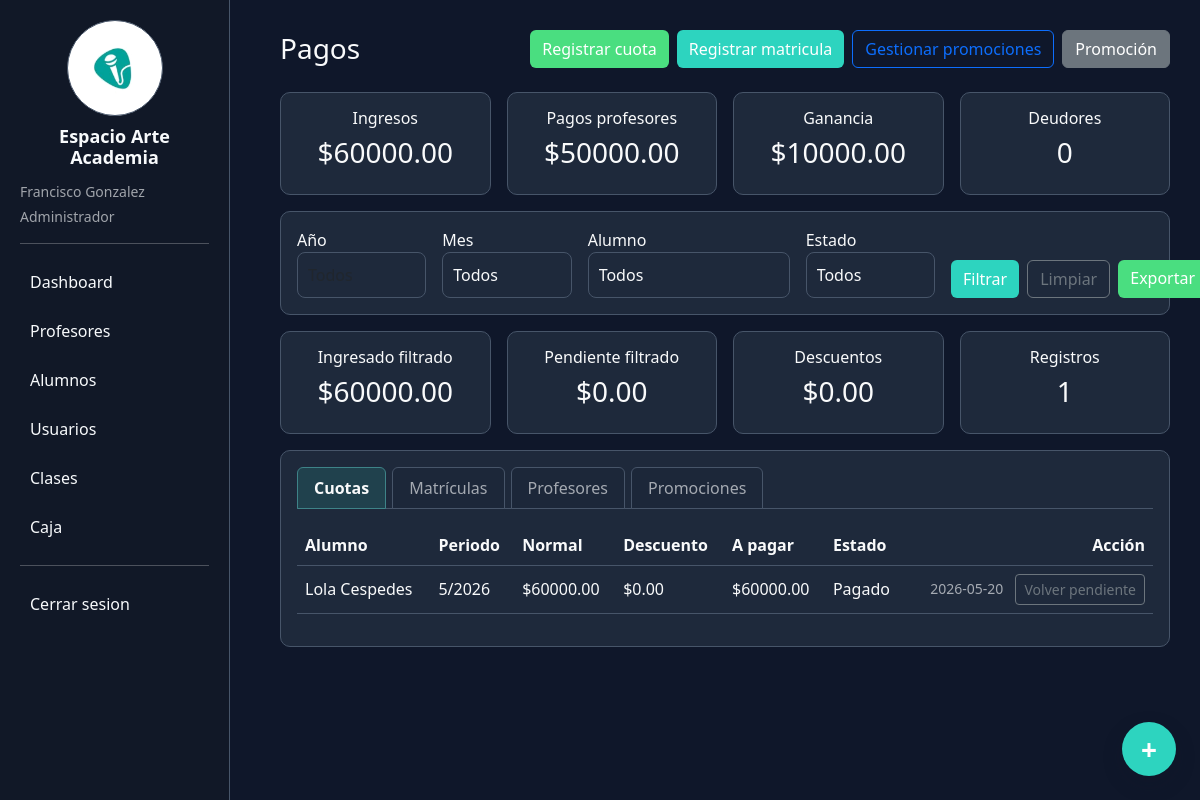
The page /pagos (signed in) on the database its author committed.
### tables this page shows
CREATE TABLE configuracion (
        clave TEXT PRIMARY KEY,
        valor TEXT
    );

CREATE TABLE pagos_alumnos (
        id INTEGER PRIMARY KEY AUTOINCREMENT,
        alumno_id INTEGER,
        anio INTEGER,
        mes INTEGER,
        monto_normal REAL DEFAULT 0,
        descuento REAL DEFAULT 0,
        monto_pagado REAL DEFAULT 0,
        promocion_id INTEGER,
        estado TEXT DEFAULT 'pendiente',
        fecha_pago TEXT
    , monto_real_pagado REAL DEFAULT 0, metodo_pago TEXT DEFAULT '', comprobante TEXT DEFAULT '', observacion_pago TEXT DEFAULT '');

CREATE TABLE alumnos (
        id INTEGER PRIMARY KEY AUTOINCREMENT,
        apellido_nombre TEXT,
        dni TEXT,
        fecha_nacimiento TEXT,
        dia_inscripcion TEXT,
        edad INTEGER,
        telefono TEXT,
        direccion TEXT,
        email TEXT
    , tutor_profesor_id INTEGER);

### app.py (the view)
@app.route("/pagos")
@roles_required("admin", "comun")
def pagos():
    conn = get_conn()
    filtros = filtros_reporte_pagos(request.args)
    reporte = obtener_reporte_pagos(conn, filtros)
    alumnos = conn.execute("SELECT * FROM alumnos ORDER BY apellido_nombre").fetchall()
    promociones = conn.execute("""
        SELECT promociones.*, alumnos.apellido_nombre
        FROM promociones
        LEFT JOIN alumnos ON COALESCE(promociones.aplica_alumno_id, promociones.alumno_id) = alumnos.id
        WHERE promociones.activa=1 AND promociones.eliminada=0
        ORDER BY promociones.prioridad DESC, promociones.nombre
    """).fetchall()
    profesores = conn.execute("""
        SELECT *
        FROM profesores
        ORDER BY nombre_apellido
    """).fetchall()
    pagos_profesores = []
    total_pagos = 0
    for profesor in profesores:
        condiciones_fecha, valores_fecha = condiciones_fecha_clases(filtros)
        condiciones_profesor = ["clases.profesor_id=?", "clases.estado<>'cancelada'"] + condiciones_fecha
        clases_profesor = conn.execute("""
            SELECT clases.*, profesores.precio_clase, profesores.porcentaje_individual,
                   profesores.porcentaje_duo, profesores.porcentaje_grupal,
                   tipos_clase.nombre as tipo_clase
            FROM clases
            LEFT JOIN profesores ON clases.profesor_id = profesores.id
            LEFT JOIN tipos_clase ON clases.tipo_clase_id = tipos_clase.id
            WHERE """ + " AND ".join(condiciones_profesor) + """
        """, [profesor["id"], *valores_fecha]).fetchall()
        precio = float(profesor["precio_clase"] or 0)
        subtotal = sum(calcular_pago_profesor_clase(c)["pago_profesor"] for c in clases_profesor)
        total_pagos += subtotal
        pagos_profesores.append({
            "id": profesor["id"],
            "nombre_apellido": profesor["nombre_apellido"],
            "precio_clase": precio,
            "porcentaje_grupal": float(profesor["porcentaje_grupal"] or 40),
            "total_clases": len(clases_profesor),
            "subtotal": subtotal
        })
    resumen = resumen_financiero(conn)
    conn.close()
    return render_template(
        "pagos.html",
        alumnos=alumnos,
        promociones=promociones,
        cuotas=reporte["cuotas"],
        matriculas=reporte["matriculas"],
        pagos_profesores=pagos_profesores,
        total_pagos=total_pagos,
        resumen=resumen,
        resumen_reporte=reporte["resumen"],
        filtros=filtros
    )

### app.py (called while the page is built)
def get_conn():
    conn = sqlite3.connect(DB_PATH, timeout=30)
    conn.row_factory = sqlite3.Row
    return conn

def validar_precio(valor):
    try:
        precio = float(valor or 0)
    except (TypeError, ValueError):
        return 0
    return max(precio, 0)

def validar_entero(valor):
    try:
        return int(valor)
    except (TypeError, ValueError):
        return None

def obtener_configuracion(conn):
    filas = conn.execute("SELECT clave, valor FROM configuracion").fetchall()
    return {fila["clave"]: fila["valor"] for fila in filas}

def recalcular_saldos_alumno(conn, alumno_id):
    movimientos = conn.execute("""
        SELECT id, debe, haber
        FROM movimientos_cuenta
        WHERE alumno_id=? AND anulado=0
        ORDER BY fecha, id
    """, (alumno_id,)).fetchall()
    saldo = 0
    for mov in movimientos:
        saldo += float(mov["debe"] or 0) - float(mov["haber"] or 0)
        conn.execute("UPDATE movimientos_cuenta SET saldo_acumulado=? WHERE id=?", (saldo, mov["id"]))
    return saldo

def sincronizar_estado_cuenta_todos(conn):
    alumnos = conn.execute("SELECT id FROM alumnos").fetchall()
    for alumno in alumnos:
        sincronizar_estado_cuenta_alumno(conn, alumno["id"])

def calcular_pago_profesor_clase(clase):
    precio_normal = float(clase["precio_clase"] or 0)
    tipo = clase["tipo_clase"] or "individual"
    if tipo == "individual":
        porcentaje = float(clase["porcentaje_individual"] or 50)
    elif tipo == "duo":
        porcentaje = float(clase["porcentaje_duo"] or clase["porcentaje_grupal"] or 40)
    else:
        porcentaje = float(clase["porcentaje_grupal"] or 40)
    pago_profesor = precio_normal * porcentaje / 100
    ganancia = precio_normal - pago_profesor
    return {
        "precio_normal": precio_normal,
        "porcentaje": porcentaje,
        "pago_profesor": pago_profesor,
        "ganancia": ganancia
    }

def filtros_reporte_pagos(args):
    anio = validar_entero(args.get("anio"))
    mes = validar_entero(args.get("mes"))
    alumno_id = validar_entero(args.get("alumno_id"))
    estado = args.get("estado") if args.get("estado") in ["pagado", "pendiente", "parcial"] else ""
    if mes and (mes < 1 or mes > 12):
        mes = None
    return {
        "anio": anio,
        "mes": mes,
        "alumno_id": alumno_id,
        "estado": estado
    }

def tiene_permiso(permiso):
    return permiso in permisos_usuario_actual()

def puede(permiso):
    return tiene_permiso(permiso)

### templates/pagos.html (shortened to what this page needs)
{% extends "base.html" %}
{% block content %}
<div class="d-flex justify-content-between align-items-center mb-4">
    <h3 class="mb-0">Pagos</h3>
    <div class="d-flex gap-2">
        <button class="btn btn-success" data-bs-toggle="modal" data-bs-target="#modalCuota">Registrar cuota</button>
        <button class="btn btn-primary" data-bs-toggle="modal" data-bs-target="#modalMatricula">Registrar matricula</button>
        <a class="btn btn-outline-primary" href="/promociones">Gestionar promociones</a>
        <button class="btn btn-secondary" data-bs-toggle="modal" data-bs-target="#modalPromocion">Promoción</button>
    </div>
</div>
<div class="row g-3 mb-3">
    <div class="col-md-3">
        <div class="card p-3 text-center">
            <h6>Ingresos</h6>
            <h3>${{ "%.2f"|format(resumen.ingresos) }}</h3>
        </div>
    </div>
    <div class="col-md-3">
        <div class="card p-3 text-center">
            <h6>Pagos profesores</h6>
            <h3>${{ "%.2f"|format(resumen.pagos_profesores) }}</h3>
        </div>
    </div>
    <div class="col-md-3">
        <div class="card p-3 text-center">
            <h6>Ganancia</h6>
            <h3>${{ "%.2f"|format(resumen.ganancia) }}</h3>
        </div>
    </div>
    <div class="col-md-3">
        <div class="card p-3 text-center">
            <h6>Deudores</h6>
            <h3>{{ resumen.alumnos_deudores }}</h3>
        </div>
    </div>
</div>
<div class="card p-3 mb-3">
    <form method="GET" action="/pagos" class="row g-3 align-items-end">
        <div class="col-md-2">
            <label>Año</label>
            <input type="number" name="anio" class="form-control" value="{{ filtros.anio or '' }}" placeholder="Todos">
        </div>
        <div class="col-md-2">
            <label>Mes</label>
            <select name="mes" class="form-control">
                <option value="">Todos</option>
            </select>
        </div>
        <div class="col-md-3">
            <label>Alumno</label>
            <select name="alumno_id" class="form-control">
                <option value="">Todos</option>
            </select>
        </div>
        <div class="col-md-2">
            <label>Estado</label>
            <select name="estado" class="form-control">
                <option value="">Todos</option>
            </select>
        </div>
        <div class="col-md-3">
            <div class="d-flex gap-2">
                <button class="btn btn-primary w-100">Filtrar</button>
                <a href="/pagos" class="btn btn-outline-secondary">Limpiar</a>
                <a href="/exportar_pagos?anio={{ filtros.anio or '' }}&mes={{ filtros.mes or '' }}&alumno_id={{ filtros.alumno_id or '' }}&estado={{ filtros.estado or '' }}" class="btn btn-success">Exportar</a>
            </div>
        </div>
    </form>
</div>
<div class="row g-3 mb-3">
    <div class="col-md-3">
        <div class="card p-3 text-center">
            <h6>Ingresado filtrado</h6>
            <h3>${{ "%.2f"|format(resumen_reporte.total_ingresado) }}</h3>
        </div>
    </div>
    <div class="col-md-3">
        <div class="card p-3 text-center">
            <h6>Pendiente filtrado</h6>
            <h3>${{ "%.2f"|format(resumen_reporte.total_pendiente) }}</h3>
        </div>
    </div>
    <div class="col-md-3">
        <div class="card p-3 text-center">
            <h6>Descuentos</h6>
            <h3>${{ "%.2f"|format(resumen_reporte.total_descuentos) }}</h3>
        </div>
    </div>
    <div class="col-md-3">
        <div class="card p-3 text-center">
            <h6>Registros</h6>
            <h3>{{ resumen_reporte.cantidad_cuotas + resumen_reporte.cantidad_matriculas }}</h3>
        </div>
    </div>
</div>
<div class="card p-3 mb-3">
    <ul class="nav nav-tabs payments-tabs" role="tablist">
        <li class="nav-item"><button class="nav-link active" data-bs-toggle="tab" data-bs-target="#cuotasPane" type="button">Cuotas</button></li>
        <li class="nav-item"><button class="nav-link" data-bs-toggle="tab" data-bs-target="#matriculasPane" type="button">Matrículas</button></li>
        <li class="nav-item"><button class="nav-link" data-bs-toggle="tab" data-bs-target="#profesoresPane" type="button">Profesores</button></li>
        <li class="nav-item"><button class="nav-link" data-bs-toggle="tab" data-bs-target="#promocionesPane" type="button">Promociones</button></li>
    </ul>
    <div class="tab-content pt-3">
        <div class="tab-pane fade show active" id="cuotasPane">
            {% include "partials/tabla_cuotas.html" %}
        </div>
    </div>
</div>
{% endblock %}

### templates/base.html (shortened to what this page needs)
<!DOCTYPE html>
<html>
<head>
<link href="https://cdn.jsdelivr.net/npm/bootstrap@5.3.0/dist/css/bootstrap.min.css" rel="stylesheet">
</head>
<body>
<div class="sidebar">
    <div class="brand-block">
        <img src="{{ url_for('static', filename=configuracion.logo_app | default('logo.jpeg')) }}" alt="{{ configuracion.nombre_app | default('Espacio Arte Academia') }}">
        <h4>{{ configuracion.nombre_app | default("Espacio Arte Academia") }}</h4>
    </div>
    {% if usuario_actual %}
    <div class="text-muted small mb-1">{{ usuario_actual.nombre }}</div>
    <div class="text-muted small mb-3">{{ usuario_actual.rol_nombre }}</div>
    {% endif %}
    <hr>
    {% if puede("dashboard.ver") %}
    <a href="/">Dashboard</a>
    {% endif %}
    {% if puede("profesores.ver") %}
    <a href="/profesores">Profesores</a>
    {% endif %}
    {% if puede("alumnos.ver") %}
    <a href="/alumnos">Alumnos</a>
    {% endif %}
    {% if puede("usuarios.ver") %}
    <a href="/usuarios">Usuarios</a>
    {% endif %}
    {% if puede("clases.ver") %}
    <a href="/clases">Clases</a>
    {% endif %}
    {% if puede("caja.ver") %}
    <a href="/caja">Caja</a>
    {% endif %}
    {% if usuario_actual %}
    <hr>
    <a href="/logout">Cerrar sesion</a>
    {% endif %}
</div>
<div class="content">
{% block content %}{% endblock %}
</div>
{% if puede("configuracion.editar") %}
<button class="theme-button" data-bs-toggle="modal" data-bs-target="#modalApariencia" title="Personalizar apariencia">
    +
</button>
{% endif %}
</body>
</html>

### templates/partials/tabla_cuotas.html
{% if cuotas %}
<div class="table-responsive">
    <table class="table align-middle">
        <thead>
            <tr>
                <th>Alumno</th>
                <th>Periodo</th>
                <th>Normal</th>
                <th>Descuento</th>
                <th>A pagar</th>
                <th>Estado</th>
                <th class="text-end">Acción</th>
            </tr>
        </thead>
        <tbody>
            {% for c in cuotas %}
            <tr>
                <td>{{ c.apellido_nombre }}</td>
                <td>{{ c.mes }}/{{ c.anio }}</td>
                <td>${{ "%.2f"|format(c.monto_normal) }}</td>
                <td>${{ "%.2f"|format(c.descuento) }}</td>
                <td>${{ "%.2f"|format(c.monto_pagado) }}</td>
                <td>{{ c.estado|capitalize }}</td>
                <td class="text-end">
                    {% if c.estado != "pagado" %}
                    <button class="btn btn-success btn-sm" onclick="marcarPago({{ c.id }}, 'cuota', 'pagado')">Marcar pagado</button>
                    {% else %}
                    <span class="text-muted small">{{ c.fecha_pago }}</span>
                    <button class="btn btn-outline-secondary btn-sm ms-2" onclick="marcarPago({{ c.id }}, 'cuota', 'pendiente')">Volver pendiente</button>
                    {% endif %}
                </td>
            </tr>
            {% endfor %}
        </tbody>
    </table>
</div>
{% else %}
<p class="text-muted mb-0">No hay cuotas registradas.</p>
{% endif %}

### templates/pagos.html (style rules this page uses)
.payments-tabs { border-color: var(--app-border); }
.payments-tabs .nav-link { background: color-mix(in srgb, var(--app-card) 88%, var(--app-bg)); border-color: var(--app-border); color: var(--app-muted); margin-right: 6px; }
.payments-tabs .nav-link.active { background: color-mix(in srgb, var(--app-primary) 14%, var(--app-card)); border-color: color-mix(in srgb, var(--app-primary) 36%, var(--app-border)); color: var(--app-text); font-weight: 600; }

### rows shown on the page
configuracion: valor (picture)
configuracion: nombre_app "Espacio Arte Academia"
pagos_alumnos: apellido_nombre "Lola Cespedes", mes "5", anio "2026", monto_normal "60000.00", descuento "0.00", monto_pagado "60000.00", estado "Pagado", fecha_pago "2026-05-20"

### other values the page prints
{{ usuario_actual.nombre }} "Francisco Gonzalez"
{{ usuario_actual.rol_nombre }} "Administrador"
{{ "%.2f"|format(resumen.ingresos) }} "60000.00"
{{ "%.2f"|format(resumen.pagos_profesores) }} "50000.00"
{{ "%.2f"|format(resumen.ganancia) }} "10000.00"
{{ resumen.alumnos_deudores }} "0"
{{ "%.2f"|format(resumen_reporte.total_ingresado) }} "60000.00"
{{ "%.2f"|format(resumen_reporte.total_pendiente) }} "0.00"
{{ "%.2f"|format(resumen_reporte.total_descuentos) }} "0.00"
{{ resumen_reporte.cantidad_cuotas + resumen_reporte.cantidad_matriculas }} "1"
